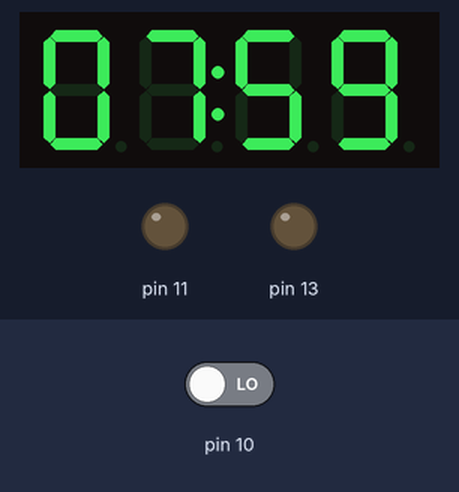
Bench run of a sketch on a simulated Arduino Uno, built with avr-gcc and run on an emulated ATmega328P. On the bench: 4-digit seven-segment display, output pins drawn as LEDs (lit = HIGH). The inputs (shaded band) are chosen by the test bench; at power-on: pin 10 LOW. The local clock reads 2024-03-15 10:24:30 at power-on unless the sketch sets it; pins used as bus, display or sensor lines are not drawn.

Above: at 2.2 s.
2.3 s: pin 10 driven HIGH
At 11.5 s:
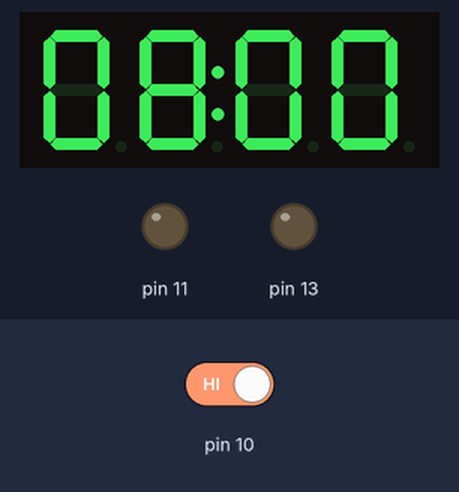
At 12.17 s:
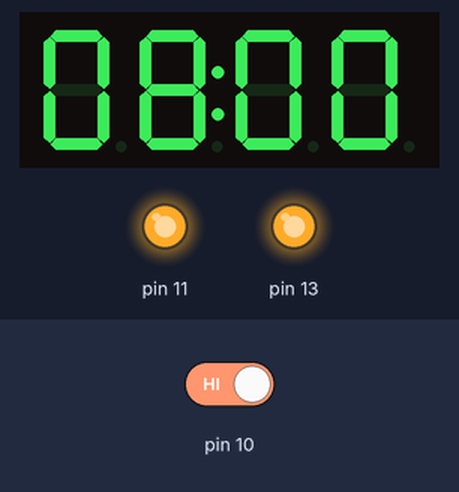
Timing chart, 0 to 13.7 s (numbered marks = the images above; inputs shaded):
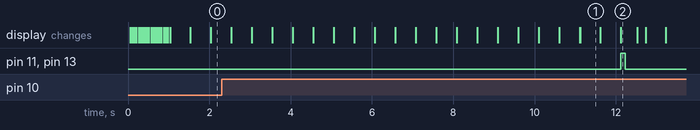

The sketch:

code6.1.ino
```cpp
//调用库文件
#include <SevenSegmentTM1637.h>
#include <ThreeWire.h>
#include <RtcDS1302.h>
#include <SevenSegmentExtended.h>
//定义数码管对象。时钟对象
SevenSegmentExtended  display(4,5);
ThreeWire myWire(A1,A0,A2);
RtcDS1302<ThreeWire> Rtc(myWire);

void setup(){
  pinMode(13, OUTPUT);
  display.begin();
  Rtc.Begin();
  Rtc.SetIsRunning(true);
  digitalWrite(13,LOW);
  Rtc.SetDateTime(RtcDateTime("Jun/01/2025", "07:59:50"));
  pinMode(11, OUTPUT);
  pinMode(10, INPUT);
  //设置初始时间7点59 蜂鸣器D11,LED D13 初始静音不亮 按钮D10
}

void loop(){
  display.printTime(Rtc.GetDateTime().Hour(),Rtc.GetDateTime().Minute(),true);//显示当前世界
  if ((Rtc.GetDateTime().Minute() == 0 && Rtc.GetDateTime().Second() == 1) && ((Rtc.GetDateTime().Hour() == 8 || Rtc.GetDateTime().Hour() == 13) || Rtc.GetDateTime().Hour() == 18)) {
    while (true) {
      digitalWrite(13,HIGH);
      digitalWrite(11,HIGH);
      delay(100);
      digitalWrite(13,LOW);
      digitalWrite(11,LOW);
      delay(100);
      if (digitalRead(10)) {
        noTone(11);
        break;

      }
    }//到达早8点，午13点，下午16点，声光警报提醒，如果按下按钮，警报停止
    if (Rtc.GetDateTime().Hour() == 8) {
      delay(200);
      display.clear();
      delay(200);
      display.printTime(Rtc.GetDateTime().Hour(),Rtc.GetDateTime().Minute(),true);

    }
    if (Rtc.GetDateTime().Hour() == 13) {
      delay(200);
      display.clear();
      delay(200);
      display.printTime(Rtc.GetDateTime().Hour(),Rtc.GetDateTime().Minute(),true);

    }
    if (Rtc.GetDateTime().Hour() == 18) {
      delay(200);
      display.clear();
      delay(200);
      display.printTime(Rtc.GetDateTime().Hour(),Rtc.GetDateTime().Minute(),true);

    }

  }//警报整点，数码管刷新

}
```

Measured:
- after the input at 2.3 s, pin 11, pin 13: goes on until 12.2 s, then stays LOW
